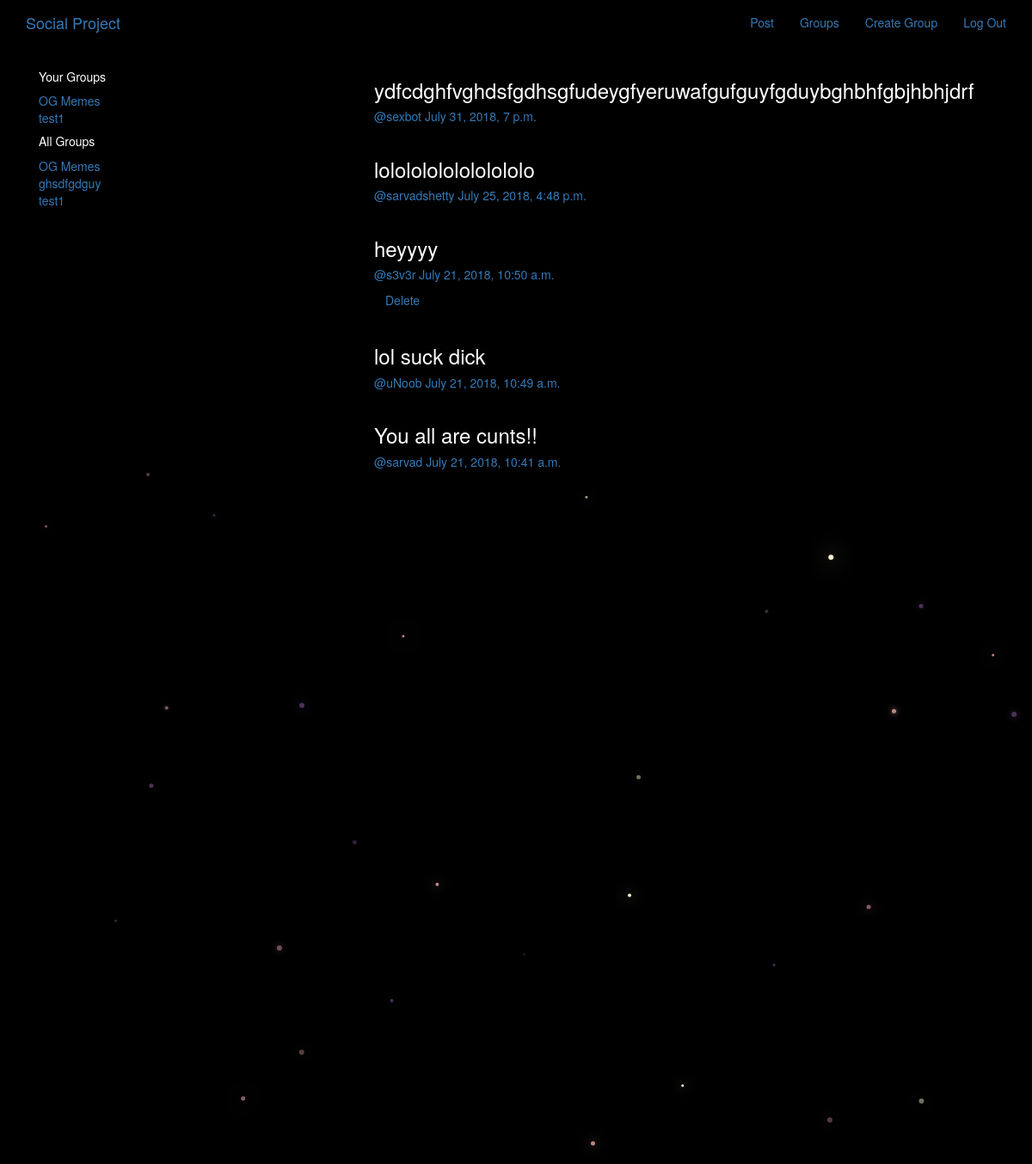
The app's page /posts/ (signed in) with its own data.
### groups/models.py (models this page shows, shortened)
class Group(models.Model):
    name = models.CharField(max_length=255)
    slug = models.SlugField(allow_unicode=True,unique=True)
    description = models.TextField(blank=True,default='')
    description_html = models.TextField(editable=False,default='',blank=True)
    members = models.ManyToManyField(User,through='GroupMember')
    class Meta:
        ordering = ['name']

### posts/models.py (models this page shows, shortened)
class Post(models.Model):
    user = models.ForeignKey(User,related_name='posts',on_delete=models.CASCADE)
    created_at = models.DateTimeField(auto_now=True)
    message = models.TextField()
    message_html = models.TextField(editable=False)
    group = models.ForeignKey(Group,related_name='posts',null=True,blank=True,on_delete=models.CASCADE)
    class Meta:
        ordering = ['-created_at']
        unique_together = ['user','message']

### posts/views.py (the view)
class PostlistView(SelectRelatedMixin,generic.ListView):
    context_object_name = 'post_list'
    model = models.Post
    select_related = ('group','user')
    queryset = models.Post.objects.all()
    def get_context_data(self,**kwargs):
        context = super(PostlistView, self).get_context_data(**kwargs)
        context["user_groups"] = Group.objects.filter(members__in=[self.request.user])
        context["all_groups"] = Group.objects.all()
        return context

### posts/templates/posts/post_list.html
{% extends "posts/post_base.html" %}
{% block prepost %}
    <div class="col-md-4">
        {% if request.user.is_authenticated %}
            <div class="card card-wth-shadow">
                <div class="content">
                    <h5 class="title">Your Groups</h5>
                    <ul class="list-unstyled">
                        {% for member_group in user_groups  %}
                            <li class="group li-with-bullet">
                                <a href="{% url 'groups:single' slug=member_group.slug %}">{{member_group.name}}</a>
                            </li>
                        {% endfor %}
                    </ul>
                </div>
            </div>
        {% endif %}
        <div class="card card-with-shadow">
            <div class="content">
                <h5 class="title">All Groups</h5>
                <ul class="list-unstyled">
                    {% for other_group in all_groups  %}
                        <li class="group li-with-bullet">
                            <a href="{% url 'groups:single' slug=other_group.slug %}">{{other_group.name}}</a>
                        </li>
                    {% endfor %}
                </ul>
            </div>
        </div>
    </div>
{% endblock %}
{% block post_content %}
    <div class="col-md-8">
        {% for post in post_list  %}
            {% include "posts/_post.html" %}
        {% endfor %}
    </div>
{% endblock %}

### posts/templates/posts/_post.html
<div class="post media">
    <h3>{{post.message_html|safe}}</h3>
    <div class="media-body">
        <h5 class="media-heading">
            <span class="username">
                <a href="{% url 'posts:for_user' username=post.user.username %}">@{{post.user.username }}</a>
            </span>
            <time class="time">
                <a href="{% url 'posts:single' username=post.user.username pk=post.pk%}">
                {{post.created_at}}</a>
            </time>
        </h5>
        <div class="media-footer">
            {% if user.is_authenticated and post.user == user %}
                <a href="{% url 'posts:delete' pk=post.pk %}" title="Delete" class="btn btn-simple">Delete</a>
            {% endif %}
        </div>
    </div>
</div>

### static/social_project/css/master.css (style rules this page uses)
body { margin: 0; overflow: hidden; background-color: black; color: white; }

### records on screen
Group: name "OG Memes"
Group: name "test1"
Group: name "ghsdfgdguy"
Post: message_html "ydfcdghfvghdsfgdhsgfudeygfyeruwafgufguyfgduybghbhfgbjhbhjdrf", user.username "sexbot", created_at "July 31, 2018, 7 p.m."
Post: message_html "lolololololololololo", user.username "sarvadshetty", created_at "July 25, 2018, 4:48 p.m."
Post: message_html "heyyyy", user.username "s3v3r", created_at "July 21, 2018, 10:50 a.m.", shows "Delete"
Post: message_html "lol suck dick", user.username "uNoob", created_at "July 21, 2018, 10:49 a.m."
Post: message_html "You all are cunts!!", user.username "sarvad", created_at "July 21, 2018, 10:41 a.m."
